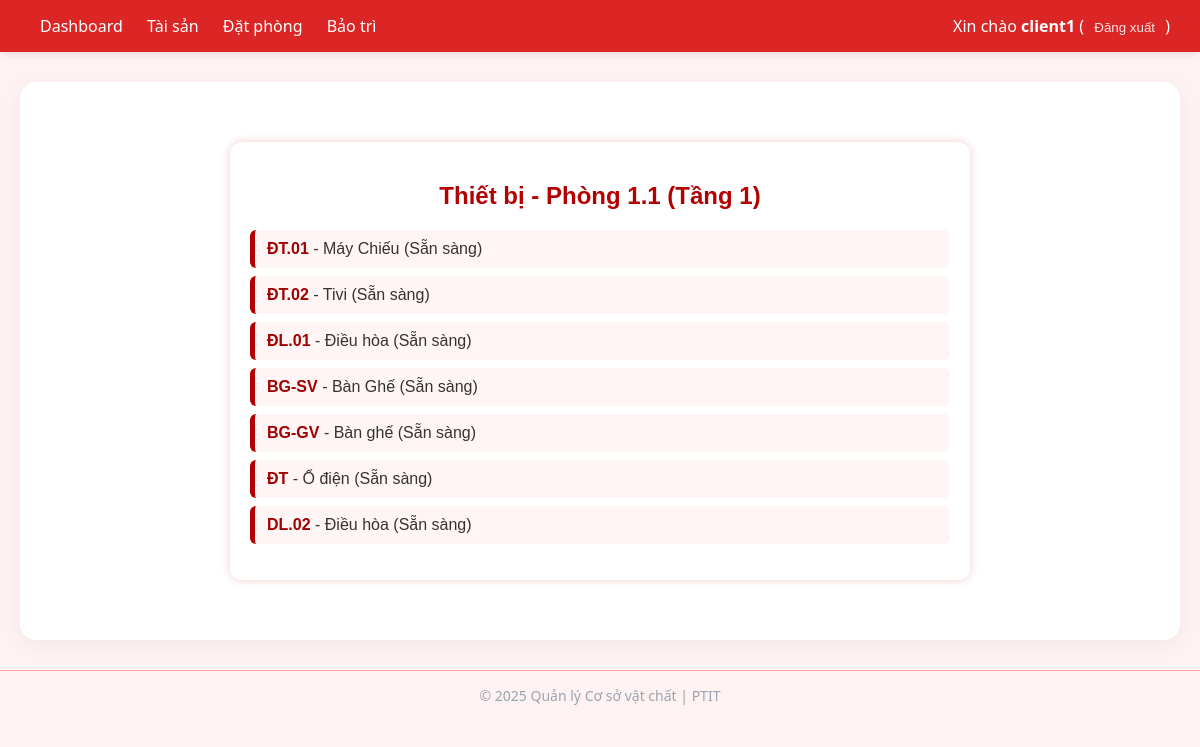
Screenshot of /rooms/9/equipments/ (signed in) with the database file from the repository.
### core/models.py (models this page shows, shortened)
class Room(models.Model):
    ROOM_READY = 'ready'
    ROOM_OCCUPIED = 'occupied'
    ROOM_MAINTENANCE = 'maintenance'
    ROOM_STATUS_CHOICES = [
        (ROOM_READY, 'Sẵn sàng'),
        (ROOM_OCCUPIED, 'Đang được sử dụng'),
        (ROOM_MAINTENANCE, 'Đang sửa chữa'),
    ]
    floor = models.ForeignKey(Floor, on_delete=models.CASCADE, related_name='rooms')
    code = models.CharField(max_length=50)
    name = models.CharField(max_length=200, blank=True)
    status = models.CharField(
        max_length=15,
        choices=ROOM_STATUS_CHOICES,
        default=ROOM_READY
    )
    class Meta:
        unique_together = ('floor', 'code')

class Floor(models.Model):
    building = models.ForeignKey(Building, on_delete=models.CASCADE, related_name='floors')
    number = models.CharField(max_length=20)
    name = models.CharField(max_length=200, blank=True)
    class Meta:
        unique_together = ('building', 'number')

class Equipment(models.Model):
    STATUS_READY = 'ready'
    STATUS_MAINT = 'maint'
    STATUS_BROKEN = 'broken'
    STATUS_CHOICES = [
        (STATUS_READY, 'Sẵn sàng'),
        (STATUS_MAINT, 'Đang bảo trì'),
        (STATUS_BROKEN, 'Đã hỏng'),
    ]
    room = models.ForeignKey(Room, on_delete=models.CASCADE, related_name='equipments')
    code = models.CharField(max_length=50)
    name = models.CharField(max_length=200)
    description = models.TextField(blank=True)
    status = models.CharField(max_length=10, choices=STATUS_CHOICES, default=STATUS_READY)
    class Meta:
        unique_together = ('room', 'code')

### core/views.py (the view)
# urls.py: path('rooms/<int:room_pk>/equipments/', views.equipment_list, name='equipment_list'),
@login_required
def equipment_list(request, room_pk):
    room = get_object_or_404(Room, pk=room_pk)
    equipments = room.equipments.all()
    return render(request, 'core/equipment_list.html', {'room': room, 'equipments': equipments})

### templates/core/equipment_list.html (shortened to what this page needs)
{% extends 'core/base.html' %}
{% block content %}
<div class="equipment-container">
  <h2>Thiết bị - Phòng {{ room.code }} (Tầng {{ room.floor.number }})</h2>
  <ul>
    {% for e in equipments %}
      <li>
        <div>
          <strong>{{ e.code }}</strong> - {{ e.name }}
          ({{ e.get_status_display }})
        </div>
      </li>
    {% empty %}
      <p class="empty">Không có thiết bị</p>
    {% endfor %}
  </ul>
</div>
{% endblock %}

### templates/core/base.html (shortened to what this page needs)
<!doctype html>
<html lang="vi">
  <head>
    <link rel="stylesheet" href="https://cdnjs.cloudflare.com/ajax/libs/mini.css/3.0.1/mini-default.min.css">
  </head>
  <body>
    <header>
      <div class="nav-links">
        <a href="{% url 'dashboard' %}">Dashboard</a>
        <a href="{% url 'asset_hierarchy' %}">Tài sản</a>
        <a href="{% url 'room_booking_list' %}">Đặt phòng</a>
        <a href="{% url 'maintenance_list' %}">Bảo trì</a>
      </div>
      <div class="user-info">
        {% if user.is_authenticated %}
          Xin chào <strong>{{ user.username }}</strong> (
          <form method="post" action="{% url 'logout' %}" style="display:inline">
            <button type="submit">Đăng xuất</button>
          </form>
          )
        {% else %}
          <a href="{% url 'login' %}">Đăng nhập</a>
        {% endif %}
      </div>
    </header>
    <main class="container">
      {% block content %}{% endblock %}
    </main>
    <footer>
      © 2025 Quản lý Cơ sở vật chất | PTIT
    </footer>
  </body>
</html>

### templates/core/base.html (style rules this page uses)
body { background: #fef2f2; font-family: "Segoe UI", Roboto, sans-serif; margin: 0; color: #333; }
header { background: #dc2626; color: white; padding: 15px 30px; display: flex; align-items: center; justify-content: space-between; box-shadow: 0 2px 8px rgba(0,0,0,0.1); }
header a { color: white; text-decoration: none; font-weight: 500; margin: 0 10px; transition: color 0.3s; }
header form button { color: #fee2e2; font-weight: 500; border: none; background: none; cursor: pointer; transition: color 0.3s; }
main.container { max-width: 1100px; margin: 30px auto; background: white; padding: 30px; border-radius: 16px; box-shadow: 0 4px 20px rgba(0,0,0,0.05); animation: fadeIn 0.4s ease-in-out; }
h1, h2, h3 { color: #991b1b; }
footer { text-align: center; padding: 15px; color: #9ca3af; font-size: 14px; background: #fef2f2; border-top: 1px solid #fca5a5; }

### templates/core/equipment_list.html (style rules this page uses)
.equipment-container { background-color: #fff; padding: 20px; border-radius: 12px; box-shadow: 0 0 10px rgba(200, 0, 0, 0.2); max-width: 700px; margin: 30px auto; font-family: Arial, sans-serif; }
h2 { color: #b30000; text-align: center; margin-bottom: 20px; }
ul { list-style: none; padding: 0; }
li { background-color: #fff5f5; margin: 8px 0; padding: 10px 12px; border-left: 5px solid #b30000; border-radius: 6px; display: flex; justify-content: space-between; align-items: center; }
li strong { color: #a00000; }

### rows the page displays
Room: code "1.1", floor.number "1"
Equipment: code "ĐT.01", name "Máy Chiếu", status "Sẵn sàng"
Equipment: code "ĐT.02", name "Tivi", status "Sẵn sàng"
Equipment: code "ĐL.01", name "Điều hòa", status "Sẵn sàng"
Equipment: code "BG-SV", name "Bàn Ghế", status "Sẵn sàng"
Equipment: code "BG-GV", name "Bàn ghế", status "Sẵn sàng"
Equipment: code "ĐT", name "Ổ điện", status "Sẵn sàng"
Equipment: code "DL.02", name "Điều hòa", status "Sẵn sàng"

### other values shown
{{ user.username }} "client1"
